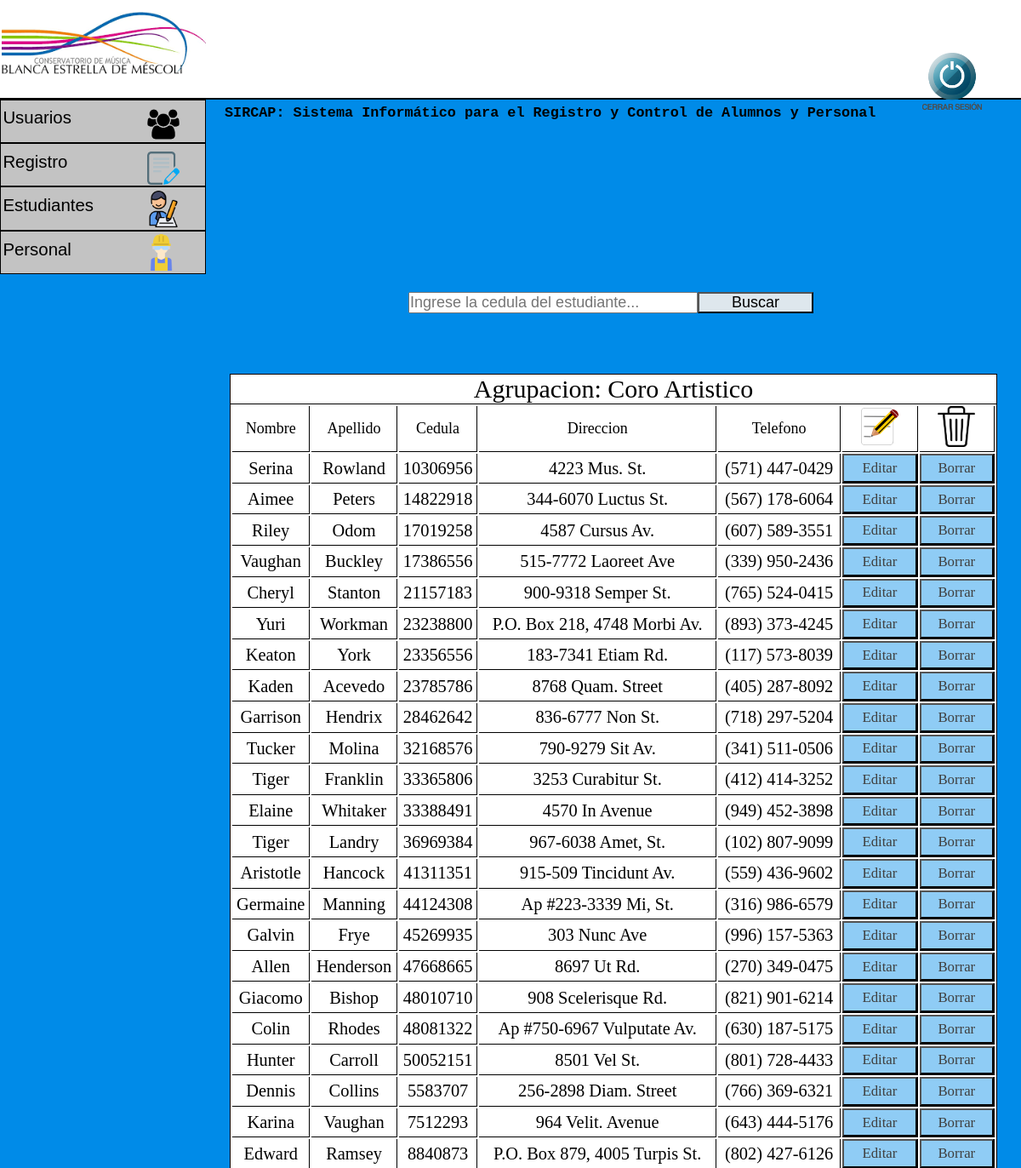
Screenshot of /admin/gestion_de_estudiantes/coroArtistico.php (signed in) with the database file from the repository.
### tables this page shows
CREATE TABLE `estudiantes` (
  `nombre` varchar(20) NOT NULL,
  `apellido` varchar(20) NOT NULL,
  `cedula` varchar(10) NOT NULL,
  `direccion` varchar(40) NOT NULL,
  `telefono` varchar(20) NOT NULL,
  `catedra` varchar(1) NOT NULL,
  `agrupacion` varchar(1) NOT NULL,
  `formacion` varchar(1) NOT NULL
);

### admin/gestion_de_estudiantes/coroArtistico.php (the view, shortened to what this page needs)
<?php
  include '../../php/conexion.php';
$sql="SELECT nombre,apellido,cedula,direccion,telefono FROM estudiantes WHERE agrupacion = 3";
$resultado=$conexion->query($sql);
?>
<!DOCTYPE html>
<html lang="es">
<link rel="stylesheet" type="text/css" href="../../css/index.css">
<head>
</head>
<body>
  <header>
    <h2 class="titulo"> SIRCAP: Sistema Informático para el Registro y Control de Alumnos y Personal </h2>
    <img src="../../img/conservatorio logo.png" class="logo">
    <a href="../../php/cierreSesion.php"><img src="../../img/cerrar.png" class="cerrar"></a>
  </header>
  <div id="menu">
    <ul>
      <li><a href="">Usuarios</a> <img id="usuarios" src="../../img/usuarios.png">
      </li>
      <li><a href="">Registro</a> <img id="registro" src="../../img/registro.png">
      </li>
      <li><a href="">Estudiantes<img id="estudiante" src="../../img/estudiante.png"></a>
      </li>
      <li><a href="">Personal<img id="personal" src="../../img/obrero.png"></a>
      </li>
    </ul>
  </div>
<div>
      <form id="busqueda" method="POST" action="../../php/buscarEstudiante.php" name="busqueda" >
          <input id="barraBusqueda" maxlength="8" placeholder="Ingrese la cedula del estudiante..." name="busqueda" size="30" type="text" />
          <button id="botonBusqueda" type="submit" onclick="validacionBusqueda()">Buscar</button>
      </form>
  </div>
  <div class="tablaRegistro">
<table>
    <thead>
      <caption>Agrupacion: Coro Artistico</caption>
          <tr class="tituloTabla">
          <td>Nombre</td>
              <td>Apellido</td>
              <td>Cedula</td>
              <td>Direccion</td>
              <td>Telefono</td>
              <td class="columnaImagen"><img id="editarRegistro" src="../../img/editar.png"></td>
              <td class="columnaImagen"><img id="borrarRegistro" src="../../img/borrar.png"></td>
          </tr>
    </thead>
    <tbody>
        <?php
        while ($row=$resultado->fetch_assoc()) {
            ?>
            <tr>
                <td><?php echo $row['nombre'];?></td>
                <td><?php echo $row['apellido'];?></td>
                <td><?php echo $row['cedula'];?></td>
                <td><?php echo $row['direccion'];?></td>
                <td><?php echo $row['telefono'];?></td>
                <td>
                    <form method="POST" action="../../php/editarEstudiante.php">
                        <button type="submit"> Editar <input type="hidden" name="cedula" value="<?php echo $row['cedula']?>"> </button>
                    </form>
                </td>
                <td>
                    <form method="POST" action="../../php/eliminarEstudiante.php">
                        <button type="submit"> Borrar <input type="hidden" name="cedula" value="<?php echo $row['cedula']?>"> </button>
                    </form>
                </td>
            </tr>
        <?php
        }
        ?>
    </tbody>
</table>
  </div>
</body>
</html>

### css/index.css (style rules this page uses)
* { margin: 0; padding: 0; }
body { background-color: #008BE8; }
.titulo { font-family: Courier, monospace; font-size: 1.4vw; position: absolute; left: 22%; top: 9%; }
.logo { width: 20%; margin-left: 0.2%; }
header { background-color: white; border-bottom: 2px solid; }
.cerrar { position: absolute; left: 90%; top: 4.5%; width: 6.5%; }
#menu ul, li { list-style: none; margin: 0; padding: 0; }
#menu ul { position: relative; z-index: 597; float: left; }
#menu ul li { float: left; min-height: 1px; line-height: 1em; vertical-align: middle; }
#menu ul li { float: none; }
#menu { width: 20%; }
#menu span, #menu a { display: inline-block; font-family: Arial, Helvetica, sans-serif; font-size: 1.7vw; text-decoration: none; }
#menu:after, #menu ul:after { content: ''; display: block; clear: both; }
#menu ul, #menu li { width: 100%; }
#menu li { background: #C3C3C3; border: 1px solid black; }
#menu a { color: black; line-height: 160%; padding: 2% 15% 5% 1%; width: 25%; }
#usuarios { width: 16%; position: absolute; left: 72%; top: 5%; }
#registro { width: 16%; position: absolute; left: 72%; top: 30%; }
#estudiante { width: 18%; position: absolute; left: 71%; top: 52%; }
#personal { width: 18%; position: absolute; left: 70%; top: 77%; }
#usuarios { font-size: 1.5vw; text-align: center; }
#busqueda { position: absolute; left: 40%; top: 25%; }
#barraBusqueda { font-size: 1.5vw; }
#botonBusqueda { font-size: 1.5vw; position: absolute; width: 40%; background-color: #DEE7ED; }
.tablaRegistro { position: absolute; left: 22.5%; top: 32%; background-color: white; border:1px solid black; width: 75%; }
table { width: 100%; height: 15em; }
.tablaRegistro caption { font-size: 2.5vw; text-align: center; border-bottom: 1px solid black }
.tablaRegistro td { border-bottom: 1px solid black; text-align: center; font-size: 1.7vw; border-right: 1px solid black; height: 1.5em; }
.tituloTabla td { font-size: 1.5vw; text-align: center; border-bottom: 1px solid black; border-right: 1px solid black; }
.columnaImagen { width: 10%; }
#editarRegistro { width: 50%; }
#borrarRegistro { width: 50%; }
table form button { font-size: 1.4vw; width: 100%; color: #3F3F3F; height: 2em; background-color: #008BE870; font-family: 'Arial Black'; }

### rows the page displays
estudiantes: nombre "Serina", apellido "Rowland", cedula "10306956", direccion "4223 Mus. St.", telefono "(571) 447-0429"
estudiantes: nombre "Aimee", apellido "Peters", cedula "14822918", direccion "344-6070 Luctus St.", telefono "(567) 178-6064"
estudiantes: nombre "Riley", apellido "Odom", cedula "17019258", direccion "4587 Cursus Av.", telefono "(607) 589-3551"
estudiantes: nombre "Vaughan", apellido "Buckley", cedula "17386556", direccion "515-7772 Laoreet Ave", telefono "(339) 950-2436"
estudiantes: nombre "Cheryl", apellido "Stanton", cedula "21157183", direccion "900-9318 Semper St.", telefono "(765) 524-0415"
estudiantes: nombre "Yuri", apellido "Workman", cedula "23238800", direccion "P.O. Box 218, 4748 Morbi Av.", telefono "(893) 373-4245"
estudiantes: nombre "Keaton", apellido "York", cedula "23356556", direccion "183-7341 Etiam Rd.", telefono "(117) 573-8039"
estudiantes: nombre "Kaden", apellido "Acevedo", cedula "23785786", direccion "8768 Quam. Street", telefono "(405) 287-8092"
estudiantes: nombre "Garrison", apellido "Hendrix", cedula "28462642", direccion "836-6777 Non St.", telefono "(718) 297-5204"
estudiantes: nombre "Tucker", apellido "Molina", cedula "32168576", direccion "790-9279 Sit Av.", telefono "(341) 511-0506"
estudiantes: nombre "Tiger", apellido "Franklin", cedula "33365806", direccion "3253 Curabitur St.", telefono "(412) 414-3252"
estudiantes: nombre "Elaine", apellido "Whitaker", cedula "33388491", direccion "4570 In Avenue", telefono "(949) 452-3898"
estudiantes: nombre "Tiger", apellido "Landry", cedula "36969384", direccion "967-6038 Amet, St.", telefono "(102) 807-9099"
estudiantes: nombre "Aristotle", apellido "Hancock", cedula "41311351", direccion "915-509 Tincidunt Av.", telefono "(559) 436-9602"
estudiantes: nombre "Germaine", apellido "Manning", cedula "44124308", direccion "Ap #223-3339 Mi, St.", telefono "(316) 986-6579"
estudiantes: nombre "Galvin", apellido "Frye", cedula "45269935", direccion "303 Nunc Ave", telefono "(996) 157-5363"
estudiantes: nombre "Allen", apellido "Henderson", cedula "47668665", direccion "8697 Ut Rd.", telefono "(270) 349-0475"
estudiantes: nombre "Giacomo", apellido "Bishop", cedula "48010710", direccion "908 Scelerisque Rd.", telefono "(821) 901-6214"
estudiantes: nombre "Colin", apellido "Rhodes", cedula "48081322", direccion "Ap #750-6967 Vulputate Av.", telefono "(630) 187-5175"
estudiantes: nombre "Hunter", apellido "Carroll", cedula "50052151", direccion "8501 Vel St.", telefono "(801) 728-4433"
estudiantes: nombre "Dennis", apellido "Collins", cedula "5583707", direccion "256-2898 Diam. Street", telefono "(766) 369-6321"
estudiantes: nombre "Karina", apellido "Vaughan", cedula "7512293", direccion "964 Velit. Avenue", telefono "(643) 444-5176"
estudiantes: nombre "Edward", apellido "Ramsey", cedula "8840873", direccion "P.O. Box 879, 4005 Turpis St.", telefono "(802) 427-6126"
